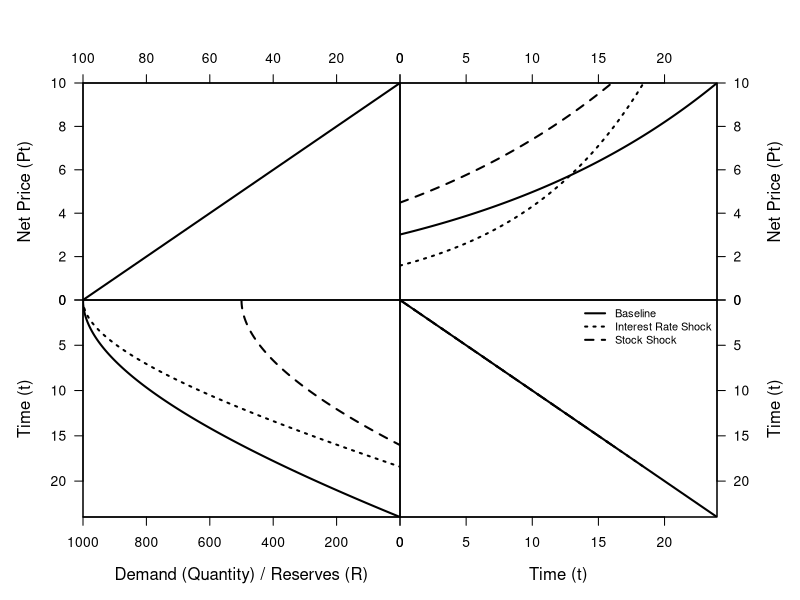

This figure's R source:
# PART 1: DATA GENERATION FOR ALL THREE SCENARIOS

# Step A: Define Model Parameters
# Baseline parameters
r_base <- 0.05
R0_base <- 1000

# Shock parameters
r_shock <- 0.10   # The new, higher interest rate
R0_shock <- 500  # The new, smaller resource stock

# Static parameters
pT <- 10; a <- 100; b <- a/pT

# Step B: Define Core Economic Functions (Unchanged)
d <- function(p) a - b*p
stock.time <- function(T, r, R) R - a*T + (a/r)*(1 - exp(-r*T))

# Step C: Solve for all three paths

# Path 1: Baseline (Solid Line)
Tf_base <- uniroot(stock.time, c(0, 1000), r = r_base, R = R0_base)$root
time_base <- seq(0, Tf_base, length.out = 100)
price_base <- pT * exp(-r_base * (Tf_base - time_base))
quantity_base <- d(price_base)
stock_base <- stock.time(time_base, r = r_base, R = R0_base)

# Path 2: Interest Rate Shock (Dotted Line)
Tf_r_shock <- uniroot(stock.time, c(0, 1000), r = r_shock, R = R0_base)$root
time_r_shock <- seq(0, Tf_r_shock, length.out = 100)
price_r_shock <- pT * exp(-r_shock * (Tf_r_shock - time_r_shock))
quantity_r_shock <- d(price_r_shock)
stock_r_shock <- stock.time(time_r_shock, r = r_shock, R = R0_base)

# Path 3: Resource Stock Shock (Dashed Line)
Tf_R_shock <- uniroot(stock.time, c(0, 1000), r = r_base, R = R0_shock)$root
time_R_shock <- seq(0, Tf_R_shock, length.out = 100)
price_R_shock <- pT * exp(-r_base * (Tf_R_shock - time_R_shock))
quantity_R_shock <- d(price_R_shock)
stock_R_shock <- stock.time(time_R_shock, r = r_base, R = R0_shock)


# PART 2: THE UPGRADED MULTI-SHOCK PLOTTING FUNCTION

create_multi_shock_plot <- function(time_base, price_base, stock_base,
                                    time_r_shock, price_r_shock, stock_r_shock,
                                    time_R_shock, price_R_shock, stock_R_shock) {
  
  if (dev.cur() != 1) dev.off()
  layout(matrix(c(1, 2, 3, 4), nrow = 2, byrow = TRUE))
  par(oma = c(0, 0, 0, 0))
  
  # Plot 1: Demand Curve (Top-Left)
  par(mar = c(0, 5, 5, 0))
  p_demand <- seq(0, pT, length.out = 100); q_demand <- d(p_demand)
  plot(q_demand, p_demand, type = "l", lwd = 2,
       xaxs = "i", yaxs = "i", xlim = rev(range(q_demand)), ylim = c(0, max(p_demand)),
       xaxt = "n", yaxt = "n", xlab = "", ylab = "")
  axis(side = 2, las = 1); mtext("Net Price (Pt)", side = 2, line = 3)
  axis(side = 3); box()
  
  # Plot 2: Price Path (Top-Right)
  par(mar = c(0, 0, 5, 5))
  # Set limits to include all three datasets
  plot(time_base, price_base, type = "l", lwd = 2, lty = 1, # solid
       xaxs = "i", yaxs = "i",
       xlim = c(0, max(c(time_base, time_r_shock, time_R_shock))),
       ylim = c(0, max(c(price_base, price_r_shock, price_R_shock))),
       xaxt = "n", yaxt = "n", xlab = "", ylab = "")
  # Overlay the two shocks
  lines(time_r_shock, price_r_shock, lwd = 2, lty = 3) # dotted
  lines(time_R_shock, price_R_shock, lwd = 2, lty = 2) # dashed
  axis(side = 3); axis(side = 4, las = 1)
  mtext("Net Price (Pt)", side = 4, line = 3); box()
  
  # Plot 3: Reserve Path (Bottom-Left)
  par(mar = c(5, 5, 0, 0))
  plot(stock_base, time_base, type = "l", lwd = 2, lty = 1, # solid
       xaxs = "i", yaxs = "i",
       xlim = rev(range(c(stock_base, stock_r_shock, stock_R_shock))),
       ylim = rev(range(c(time_base, time_r_shock, time_R_shock))),
       xaxt = "n", yaxt = "n", xlab = "", ylab = "")
  lines(stock_r_shock, time_r_shock, lwd = 2, lty = 3) # dotted
  lines(stock_R_shock, time_R_shock, lwd = 2, lty = 2) # dashed
  axis(side = 1); mtext("Demand (Quantity) / Reserves (R)", side = 1, line = 3)
  axis(side = 2, las = 1); mtext("Time (t)", side = 2, line = 3); box()
  
  # Plot 4: 45-degree Line (Bottom-Right) & Legend
  par(mar = c(5, 0, 0, 5))
  plot(time_base, time_base, type = "l", lwd = 2, lty = 1, # solid
       xaxs = "i", yaxs = "i",
       xlim = c(0, max(c(time_base, time_r_shock, time_R_shock))),
       ylim = rev(range(c(time_base, time_r_shock, time_R_shock))),
       xaxt = "n", yaxt = "n", xlab = "", ylab = "")
  lines(time_r_shock, time_r_shock, lwd = 2, lty = 3) # dotted
  lines(time_R_shock, time_R_shock, lwd = 2, lty = 2) # dashed
  axis(side = 1); mtext("Time (t)", side = 1, line = 3)
  axis(side = 4, las = 1); mtext("Time (t)", side = 4, line = 3); box()
  # Add a legend to explain the line types
  legend("topright",
         legend = c("Baseline", "Interest Rate Shock", "Stock Shock"),
         lty = c(1, 3, 2), # 1=solid, 3=dotted, 2=dashed
         lwd = 2,
         bty = "n", # No box around the legend
         cex = 0.8) # Slightly smaller text
}


# PART 3: EXECUTION

create_multi_shock_plot(
  time_base, price_base, stock_base,
  time_r_shock, price_r_shock, stock_r_shock,
  time_R_shock, price_R_shock, stock_R_shock
)